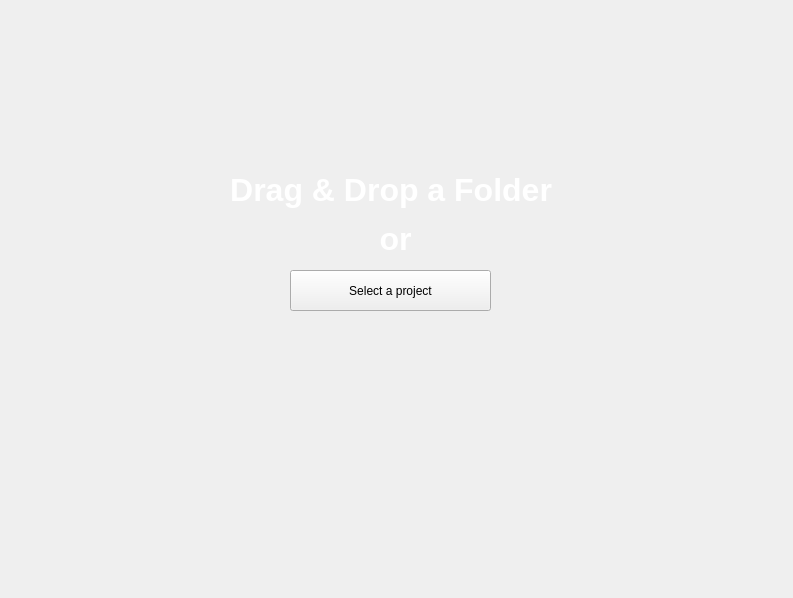
<?xml version="1.0" encoding="UTF-8"?>
<ui version="4.0">
 <class>Home</class>
 <widget class="QWidget" name="Home">
  <property name="geometry">
   <rect>
    <x>0</x>
    <y>0</y>
    <width>793</width>
    <height>598</height>
   </rect>
  </property>
  <property name="windowTitle">
   <string>Form</string>
  </property>
  <property name="windowOpacity">
   <double>2.000000000000000</double>
  </property>
  <property name="autoFillBackground">
   <bool>true</bool>
  </property>
  <widget class="QLabel" name="label">
   <property name="geometry">
    <rect>
     <x>0</x>
     <y>0</y>
     <width>791</width>
     <height>591</height>
    </rect>
   </property>
   <property name="minimumSize">
    <size>
     <width>0</width>
     <height>591</height>
    </size>
   </property>
   <property name="autoFillBackground">
    <bool>true</bool>
   </property>
   <property name="frameShape">
    <enum>QFrame::NoFrame</enum>
   </property>
   <property name="frameShadow">
    <enum>QFrame::Plain</enum>
   </property>
   <property name="text">
    <string/>
   </property>
   <property name="pixmap">
    <pixmap resource="app.qrc">:/res/res/prysm_bg_3.png</pixmap>
   </property>
   <property name="scaledContents">
    <bool>true</bool>
   </property>
  </widget>
  <widget class="QLabel" name="label_2">
   <property name="geometry">
    <rect>
     <x>10</x>
     <y>0</y>
     <width>131</width>
     <height>71</height>
    </rect>
   </property>
   <property name="text">
    <string/>
   </property>
   <property name="pixmap">
    <pixmap resource="app.qrc">:/res/res/prysm_logo.png</pixmap>
   </property>
   <property name="scaledContents">
    <bool>true</bool>
   </property>
  </widget>
  <widget class="QLabel" name="label_3">
   <property name="geometry">
    <rect>
     <x>270</x>
     <y>0</y>
     <width>251</width>
     <height>201</height>
    </rect>
   </property>
   <property name="text">
    <string/>
   </property>
   <property name="pixmap">
    <pixmap resource="app.qrc">:/res/res/cloud_upload.png</pixmap>
   </property>
   <property name="scaledContents">
    <bool>true</bool>
   </property>
  </widget>
  <widget class="QLabel" name="label_4">
   <property name="geometry">
    <rect>
     <x>0</x>
     <y>150</y>
     <width>791</width>
     <height>131</height>
    </rect>
   </property>
   <property name="text">
    <string>&lt;html&gt;&lt;head/&gt;&lt;body&gt;&lt;p align=&quot;center&quot;&gt;&lt;span style=&quot; font-size:24pt; font-weight:600; color:#ffffff;&quot;&gt;Drag &amp;amp; Drop a Folder &lt;/span&gt;&lt;/p&gt;&lt;p align=&quot;center&quot;&gt;&lt;span style=&quot; font-size:24pt; font-weight:600; color:#ffffff;&quot;&gt;or&lt;/span&gt;&lt;/p&gt;&lt;/body&gt;&lt;/html&gt;</string>
   </property>
  </widget>
  <widget class="QPushButton" name="pushButton">
   <property name="geometry">
    <rect>
     <x>290</x>
     <y>270</y>
     <width>201</width>
     <height>41</height>
    </rect>
   </property>
   <property name="mouseTracking">
    <bool>false</bool>
   </property>
   <property name="autoFillBackground">
    <bool>false</bool>
   </property>
   <property name="styleSheet">
    <string notr="true">QPushButton {
   	font: 75 18pt \&quot;Arial\&quot;;
    font-weight: normal;
    color: &quot;black&quot;;
	background-color: #ebeef0;
	border-style: outset;
    border-width: 2px;
    border-radius: 10px;
    border-color: beige;
	padding: 6px;
}</string>
   </property>
   <property name="text">
    <string>Select a project</string>
   </property>
   <property name="flat">
    <bool>false</bool>
   </property>
  </widget>
 </widget>
 <resources>
  <include location="app.qrc"/>
 </resources>
 <connections/>
</ui>
